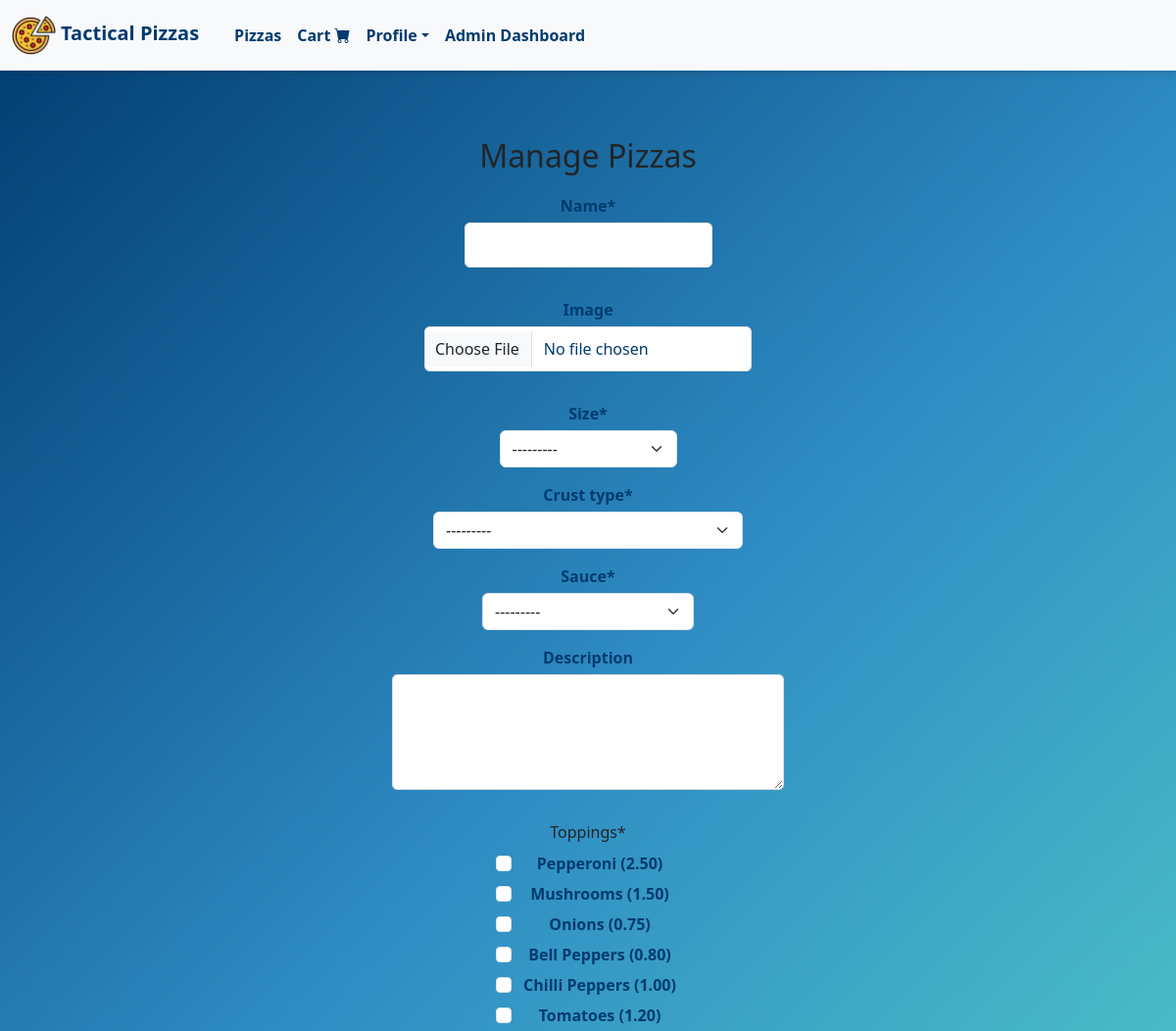
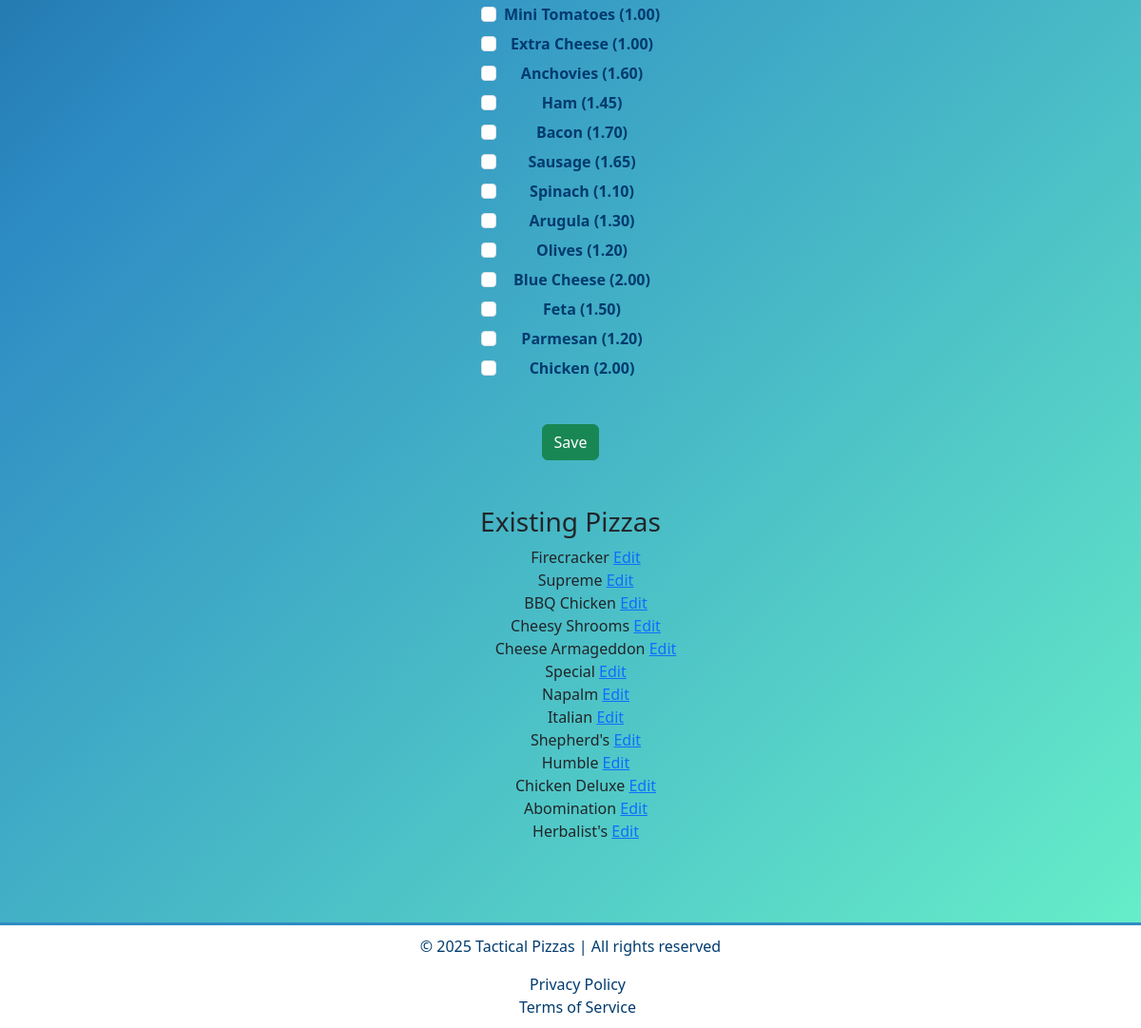
The app's page /products/staff/manage_pizzas/ (signed in) with its own data (2 pictures, top to bottom).
### products/models.py (models this page shows, shortened)
class Size(models.Model):
    name = models.CharField(max_length=20)
    multiplier = models.DecimalField(max_digits=4, decimal_places=2)  # Price multiplier based on size
    size_id = models.CharField(max_length=10, unique=True, blank=True, editable=False)
    def __str__(self):
        return f"{self.name} ({self.multiplier})"

class Pizza(models.Model):
    name = models.CharField(max_length=100)
    size = models.ForeignKey('Size', on_delete=models.CASCADE)
    crust_type = models.ForeignKey('Crust', on_delete=models.CASCADE)
    sauce = models.ForeignKey('Sauce', on_delete=models.CASCADE)
    toppings = models.ManyToManyField('Topping', related_name='pizzas')
    image = models.ImageField(upload_to='pizzas/', null=True, blank=True)
    description = models.TextField(blank=True, null=True)

### products/views.py (the view)
# urls.py: path('staff/manage_pizzas/', views.manage_pizzas, name='manage_pizzas'),
@cache_control(no_cache=True, must_revalidate=True, no_store=True)
@user_passes_test(staff_required)
def manage_pizzas(request):
    if request.method == "POST":
        form = PizzaForm(request.POST, request.FILES)
        if form.is_valid():
            form.save()
            messages.success(request, "Pizza saved successfully.")
            return redirect('manage_pizzas')
    else:
        form = PizzaForm()
    pizzas = Pizza.objects.all()
    return render(request, 'staff/manage_pizzas.html', {
        'form': form,
        'pizzas': pizzas,
    })

### products/models.py (called while the page is built)
    def __str__(self):
        return f"{self.name} ({self.extra_price})"

    def __str__(self):
        return f"{self.name} ({self.extra_price})"

    def __str__(self):
        return f"{self.type} ({self.extra_price})"

### products/views.py (called while the page is built)
def staff_required(user):
    return user.is_staff

### register/context_processors.py (called while the page is built)
def auth_forms(request):
    return {
        'login_form': AuthenticationForm(),
        'register_form': NewUserForm(),
    }

def update_profile_form(request):
    if request.user.is_authenticated:
        return {'update_profile_form': UserProfileUpdateForm(instance=request.user)}
    return {}

### products/templates/staff/manage_pizzas.html (shortened to what this page needs)
{% extends "layout.html" %}
{% load static %}
{% load crispy_forms_tags %}
{% block navbar %}
    {% include "navbar.html" %}
{% endblock %}
{% block body %}
<div class="container my-5">
    <h2>Manage Pizzas</h2>
    <form method="post" enctype="multipart/form-data" class="custom-form">
        {{ form|crispy }}
        <button type="submit" class="btn btn-success">Save</button>
    </form>
    <h3 class="mt-5">Existing Pizzas</h3>
    <ul>
        {% for pizza in pizzas %}
        <div>{{ pizza.name }}
            <a href="{% url 'edit_pizza' pizza.id %}">Edit</a>
        </div>
        {% endfor %}
    </ul>
</div>
{% endblock %}
{% block footer %}
    {% include "footer.html" %}
{% endblock %}

### static/css/styles.css (style rules this page uses)
body { margin: 0; padding: 0; font-family: "Poppins", Arial, sans-serif; min-height: 100vh; position: relative; background: linear-gradient(135deg, #003b6f 0%, #2e8cc4 40%, #69f3c9 100%); }
.container { padding: 20px; border-radius: 10px; max-width: 600px; margin: 20px auto; position: relative; text-align: center; }
.btn-success { background-color: #28a745; color: #fff; }
.custom-form { margin: 20px auto; display: flex; flex-direction: column; align-items: center; justify-content: center; max-width: 400px; }
.custom-form .form-control { background-color: #ffffff; color: #003b6f; border: 1px solid #ddd; padding: 10px; font-size: 1rem; border-radius: 5px; width: 100%; max-width: 500px; margin-bottom: 15px; }
.custom-form label { color: #003b6f; font-weight: bold; margin-bottom: 5px; text-align: center; }
.custom-form .form-control::placeholder { color: #729f87; }

### records on screen
Size: size "---------"
Pizza: name "Firecracker"
Pizza: name "Supreme"
Pizza: name "BBQ Chicken"
Pizza: name "Cheesy Shrooms"
Pizza: name "Cheese Armageddon"
Pizza: name "Special"
Pizza: name "Napalm"
Pizza: name "Italian"
Pizza: name "Shepherd's"
Pizza: name "Humble"
Pizza: name "Chicken Deluxe"
Pizza: name "Abomination"
Pizza: name "Herbalist's"
